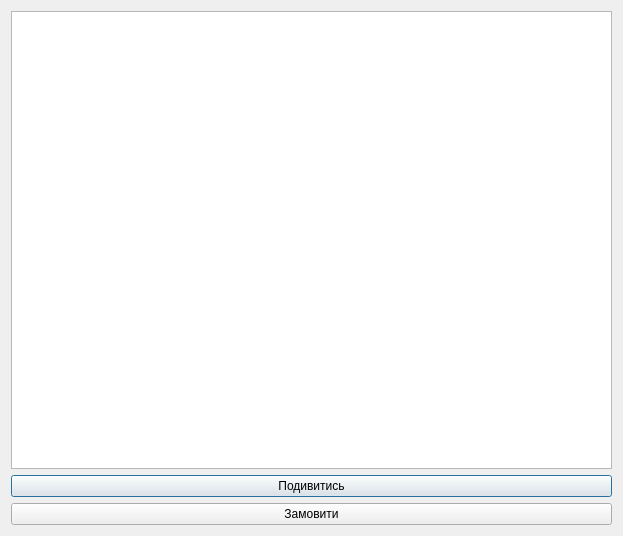
<?xml version="1.0" encoding="UTF-8"?>
<ui version="4.0">
 <class>SmallSearch</class>
 <widget class="QDialog" name="SmallSearch">
  <property name="geometry">
   <rect>
    <x>0</x>
    <y>0</y>
    <width>623</width>
    <height>536</height>
   </rect>
  </property>
  <property name="windowTitle">
   <string>Dialog</string>
  </property>
  <layout class="QVBoxLayout" name="verticalLayout">
   <item>
    <widget class="QTableView" name="small_vw"/>
   </item>
   <item>
    <widget class="QPushButton" name="small_pb">
     <property name="text">
      <string>Подивитись</string>
     </property>
    </widget>
   </item>
   <item>
    <widget class="QPushButton" name="zamovl_pb">
     <property name="text">
      <string>Замовити</string>
     </property>
    </widget>
   </item>
  </layout>
 </widget>
 <resources/>
 <connections/>
</ui>
